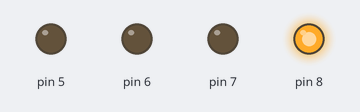
Bench run of a sketch on a simulated Arduino Uno, built with avr-gcc and run on an emulated ATmega328P. Parts: output pins drawn as LEDs (lit = HIGH).

Above: at 0.05 s.
At 0.65 s:
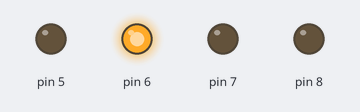
At 1.35 s:
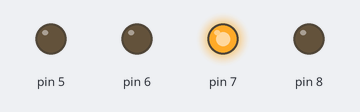
At 2.75 s:
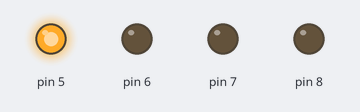
Timing chart, 0 to 3.0 s (numbered marks = the images above):
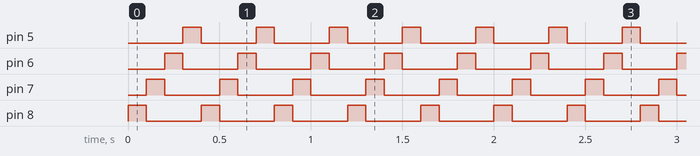

The sketch:

rotate_function.ino
```cpp
void setup() {
  // put your setup code here, to run once:
pinMode(8, OUTPUT);
pinMode(7, OUTPUT);
pinMode(6, OUTPUT);
pinMode(5, OUTPUT);
}

void loop() {
  // put your main code here, to run repeatedly:
  int rate = 100;
  rotate(rate);
}
void rotate(int rate){
  int pin;
  for (pin=8;pin>=5;pin--){
    digitalWrite(pin, HIGH);
    delay(rate);
    digitalWrite(pin, LOW);
  }
}
```

Measured:
- by itself, pin 5–8: alternates HIGH for 0.10 s and LOW for 0.30 s
